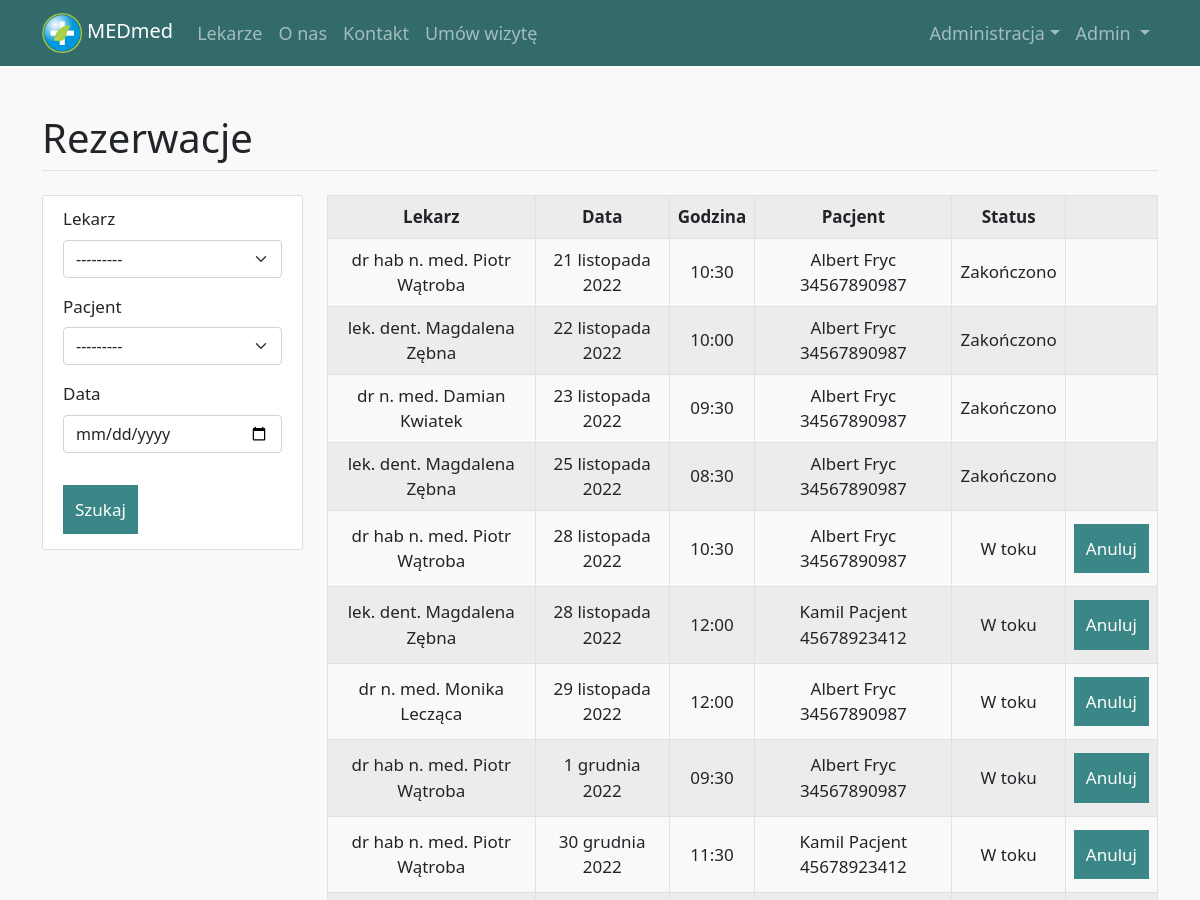
Page /rezerwacje/ (signed in, upper part) on the earlier database version.
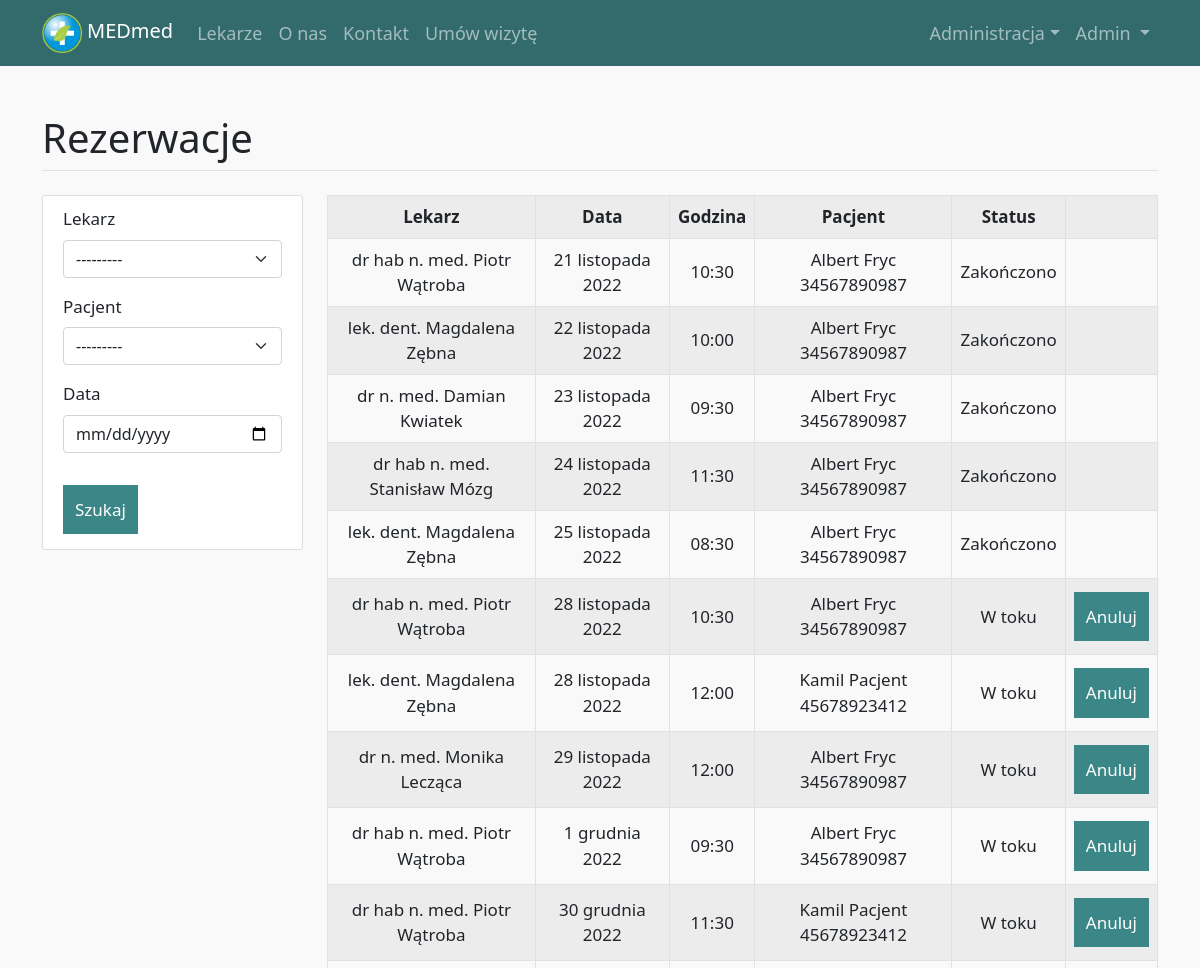
Same page on the later database version.
### rezerwacje/models.py (models this page shows, shortened)
class Rezerwacje(models.Model):
    class Meta:
        unique_together = ('lekarz', 'data', 'godzina')
        verbose_name_plural = 'Rezerwacje'
    lekarz = models.ForeignKey(Lekarze,on_delete = models.CASCADE)
    pacjent = models.ForeignKey(Pacjenci,on_delete = models.CASCADE)
    data = models.DateField()
    godzina = models.IntegerField(choices=TIMESLOT_LIST)
    @property
    def wtoku(self):
     return date.today() < self.data

### users/models.py (models this page shows, shortened)
class MyUser(AbstractUser):
    username = None
    type_choices = (
        ('M', 'Moderator'),
        ('L', 'Lekarz'),
        ('P', 'Pacjent')
    )
    user_type = models.CharField('Typ', max_length=1, choices=type_choices, default='P')
    email = models.EmailField(('Adres email'), unique=True)
    imie = models.CharField(('Imię'), max_length = 25, blank=True, null=True)
    nazwisko = models.CharField(('Nazwisko'), max_length = 50, blank=True, null=True)
    telefon = PhoneNumberField(('Telefon'), unique=True, blank=True, null=True)
    USERNAME_FIELD = 'email'
    REQUIRED_FIELDS = []
    def is_patient(self):
        return self.user_type == 'P'
    def is_doctor(self):
        return self.user_type == 'L'
    def is_moderator(self):
        return self.user_type == 'M'

class Lekarze(MyUser):
    username = None
    image = models.ImageField(default='docdef.jpg', upload_to='konto_pics')
    specjalizacja = models.CharField(('Specjalizacja'), max_length=50, choices=SPECIALIZATION_CHOICES, blank=True, null=True)
    tytul = models.CharField(('Tytuł'), max_length=15, choices=TITLE_CHOICES, blank=True, null=True)
    USERNAME_FIELD = 'email'
    REQUIRED_FIELDS = []
    def __str__(self):
        return '{} {}'.format(self.tytul, self.fullname_l)
    @property
    def fullname_l(self):
        return ' %s %s' % (self.imie, self.nazwisko)
    class Meta:
        ordering = ['specjalizacja', 'nazwisko']
        verbose_name_plural = 'Lekarze'

class MyUser(AbstractUser):
    username = None
    type_choices = (
        ('M', 'Moderator'),
        ('L', 'Lekarz'),
        ('P', 'Pacjent')
    )
    user_type = models.CharField('Typ', max_length=1, choices=type_choices, default='P')
    email = models.EmailField(('Adres email'), unique=True)
    imie = models.CharField(('Imię'), max_length = 25, blank=True, null=True)
    nazwisko = models.CharField(('Nazwisko'), max_length = 50, blank=True, null=True)
    telefon = PhoneNumberField(('Telefon'), unique=True, blank=True, null=True)
    USERNAME_FIELD = 'email'
    REQUIRED_FIELDS = []
    def is_patient(self):
        return self.user_type == 'P'
    def is_doctor(self):
        return self.user_type == 'L'
    def is_moderator(self):
        return self.user_type == 'M'

class Pacjenci(MyUser):
    username = None
    image = models.ImageField(default='default.jpg', upload_to='konto_pics')
    PESEL = models.CharField(max_length=11, validators=[MinLengthValidator(11)], unique=True, blank=True, null=True)
    kod_pocztowy = models.CharField(('Kod pocztowy'),max_length=30, blank=True, null=True)
    miejscowosc = models.CharField(('Miejscowość'), max_length=30, blank=True, null=True)
    ulica = models.CharField(('Ulica'),max_length=30, blank=True, null=True)
    numer_domu = models.CharField(('Numer domu'),max_length=10, blank=True, null=True)
    numer_lokalu = models.CharField(('Numer lokalu'),max_length=10, blank=True, null=True)
    USERNAME_FIELD = 'email'
    REQUIRED_FIELDS = []
    def __str__(self):
        return self.fullname_p
    @property
    def fullname_p(self):
        return '%s %s %s' % (self.imie, self.nazwisko, self.PESEL)
    class Meta:
        ordering = ['imie', 'nazwisko']
        verbose_name_plural = 'Pacjenci'

### rezerwacje/views.py (the view)
# urls.py: path('rezerwacje/', views.wszrezerw, name='rezerwacje-rezerwacje'),
@login_required
def wszrezerw(request):
    rezerw_filter = RezerwFilter(request.GET, queryset=Rezerwacje.objects.all().order_by('data'))
    if request.user.user_type == "M":
        context ={
            'Rezerwacje': rezerw_filter.qs,
            'rezerw_filter': rezerw_filter.form,
            "title" : "Rezerwacje"
        }
        return render(request, 'rezerwacje/wszystkierezerwacje.html', context)
    else:
        return redirect('/')

### rezerwacje/templates/rezerwacje/wszystkierezerwacje.html (shortened to what this page needs)
{% extends "rezerwacje/base.html" %}
{% load crispy_forms_tags %}
{% block content %}
{% if Rezerwacje %}
<legend class="border-bottom mb-4"><h1>Rezerwacje</h1></legend>
<div class="row">
<div class="col-12 col-xl-3">
  <div id="section" class="col">
    <form method="get">
      {{rezerw_filter|crispy}}
  <button id="btn2" type="submit" style="margin-top: 1rem;">Szukaj</button>
    </form>
  </div>
  </div>
  <div class="col">
<div class="table-responsive">
<table class="table table-bordered table-striped table-hover">
  <tr id="tbl">
    <td><strong>Lekarz</strong></td>
  <td><strong>Data</strong></td>
  <td><strong>Godzina</strong></td>
  <td><strong>Pacjent</strong></td>
  <td><strong>Status</strong></td>
  <td></td>
 </tr>
 {% for post in Rezerwacje %}
   <tr id="tbl">
   <td>{{ post.lekarz }}</td>
   <td>{{ post.data }}</td>
   <td>{{ post.get_godzina_display }}</td>
   <td>{{ post.pacjent }}</td>
   <td>{% if post.wtoku %}
    W toku
    {% else %}
    Zakończono
    {% endif %}</td>
    <td>{% if post.wtoku %}
      <button type="button" id="btn2" data-bs-toggle="modal" data-bs-target="#dlt{{post.id}}">
        Anuluj
      </button>
      {% endif %}
     </td>
</tr>
   {% endfor %}
 </table>
</div>
</div>
 </div>
 {% endif %}
{% endblock content %}

Differences in the rows shown:
added Rezerwacje: lekarz "dr hab n. med. Stanisław Mózg", data "24 listopada 2022", godzina "11:30", pacjent "Albert Fryc 34567890987", shows "Zakończono"
